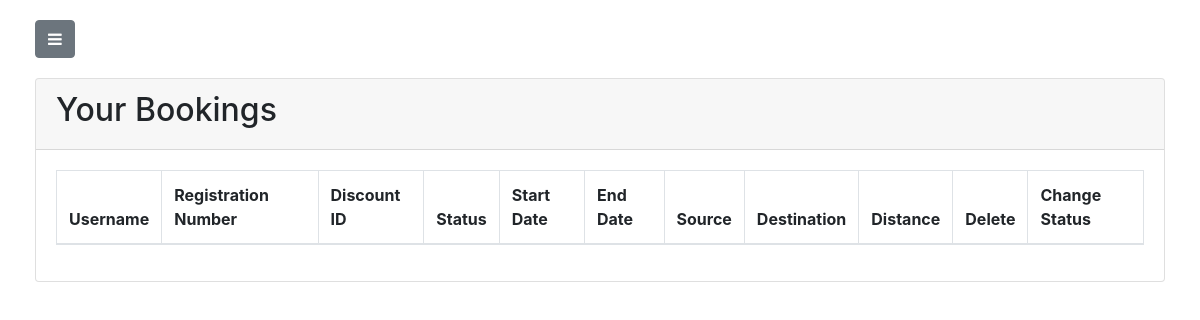
/booking/bookings (signed in), run on an earlier commit of the app's database.
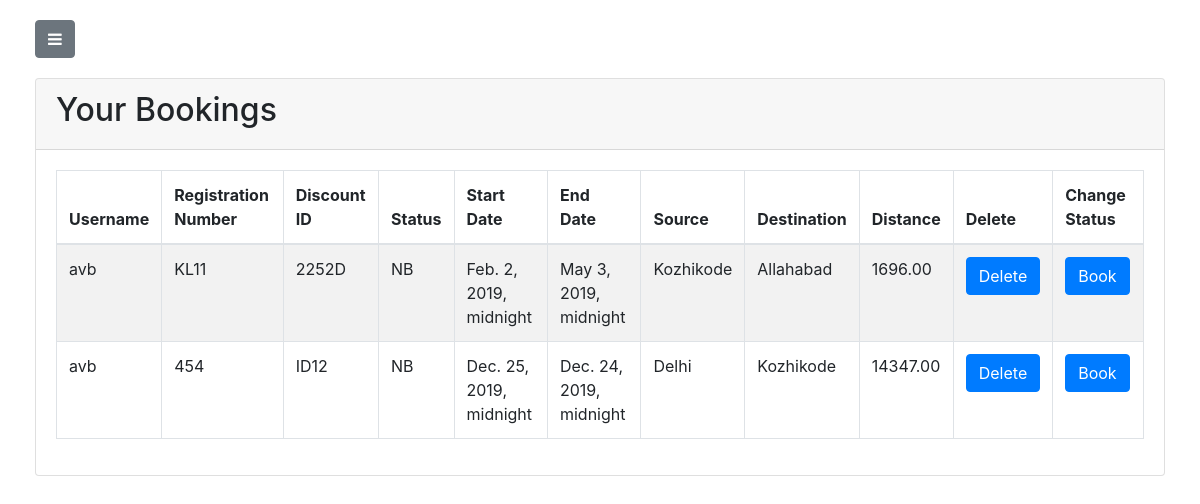
And on a later commit of the database.
### booking/models.py (models this page shows, shortened)
class Book(models.Model):
    source=models.CharField(max_length=100)
    destination=models.CharField(max_length=100)
    source_latitude=models.DecimalField(max_digits=20,default=0,decimal_places=2)
    source_longitude=models.DecimalField(max_digits=20,default=0,decimal_places=2)
    destination_latitude=models.DecimalField(max_digits=20,default=0,decimal_places=2)
    distance=models.DecimalField(max_digits=20,default=0,decimal_places=2)
    destination_longitude=models.DecimalField(max_digits=20,default=0,decimal_places=2)
    bookingDate=models.DateTimeField(default=timezone.now)
    startDate=models.DateTimeField("Start date ")
    endDate=models.DateTimeField("end date ")
    securityDeposit=models.IntegerField()
    status_CHOICES=(
        ('B','booked'),
        ('NB','not booked'),
        ('E','expired')
    )
    status=models.CharField(
        max_length=2,
        choices=status_CHOICES,
        default='NB',
    )
    discountId=models.CharField(max_length=100)
    allottedUser=models.ForeignKey(User,default=None,on_delete=models.CASCADE)
    allottedDriver=models.ForeignKey(Driver,null=True,blank=True,on_delete=models.CASCADE)
    vehicle=models.ForeignKey(Vehicle,on_delete=models.CASCADE)
    cost=models.FloatField()

### vehicle/models.py (models this page shows, shortened)
class Vehicle(models.Model):
    VEHICLE_STATUS_CHOICES = (
        ('B', 'Booked'),
        ('NB', 'Not Booked'),
    )
    INSURANCE_STATUS_CHOICES = (
        ('U','Updated'),
        ('NU','Not Updated'),
    )
    VEHICLE_TYPE_CHOICES = (
        ('P','Passenger'),
        ('T','Truck'),
        ('C','Construction'),
    )
    FUEL_TYPE_CHOICES = (
        ('P','Petrol'),
        ('D','Diesel'),
    )
    owner = models.ForeignKey(User,default=None,on_delete=models.CASCADE)
    cost_per_km = models.DecimalField(max_digits=20,default=0,decimal_places=2)
    price = models.DecimalField(max_digits=20,default="0",decimal_places=3)
    registration_plate = models.CharField(max_length=200,default='')
    vehicle_status = models.CharField(max_length=2,default='NB',choices=VEHICLE_STATUS_CHOICES)
    insurance_status = models.CharField(max_length=2,default='NU',choices=INSURANCE_STATUS_CHOICES)
    no_of_km_travelled = models.DecimalField(max_digits=20,default=0,decimal_places=0)
    fuel_type = models.CharField(max_length=1,default='P',choices=FUEL_TYPE_CHOICES)
    mileage = models.DecimalField(max_digits=20,default=0,decimal_places=0)
    vehicle_type = models.CharField(max_length=1,default='P',choices=VEHICLE_TYPE_CHOICES)
    image=models.ImageField(upload_to="vehicle_image",default="default.png",blank=True)

### booking/views.py (the view)
# urls.py: path('bookings',views.booking,name='bookings'),
def booking(request):
    if request.POST:
        form=BookForm(request.POST)
        return render(request,'booking/index.html',{'form':form})
    else:
        if request.user.is_authenticated:
            bookings = Book.objects.all()
            for booking in bookings:
                if booking.status=="B" and timezone.now()>booking.endDate:
                    vehicle = booking.vehicle
                    vehicle.status="NB"
                    vehicle.save()
                    booking.status="E"
                    driver=booking.allottedDriver
                    booking.allottedDriver=None
                    driver.status="NB"
                    booking.save()
                    driver.save()
                elif booking.status=="NB" and timezone.now()>booking.endDate:
                    booking.status="E"
                    booking.save()
            if request.user.is_superuser:
                return render(request,'booking/bookinglist.html',{ 'bookings' : bookings ,'user':request.user})
            else:
                bookings = Book.objects.filter(allottedUser=request.user)
                return render(request,'booking/bookinglist.html',{ 'bookings' : bookings ,'user':request.user})
        else:
            return redirect("http://localhost:8000/home/404")

### booking/templates/booking/bookinglist.html (shortened to what this page needs)
{% load staticfiles %}
{% load crispy_forms_tags %}
<!DOCTYPE html>
<html lang="en">
<head>
    <link href="{% static 'vendor/bootstrap/css/bootstrap.min.css' %}" rel="stylesheet">
    <link rel="stylesheet" href="https://maxcdn.bootstrapcdn.com/bootstrap/4.0.0/css/bootstrap.min.css">
    <link rel="stylesheet" href="https://cdnjs.cloudflare.com/ajax/libs/font-awesome/4.7.0/css/font-awesome.css">
    <link href="{% static 'css/datatables-plugins/dataTables.bootstrap.css' %}" rel="stylesheet">
    <link href="{% static 'css/datatables-responsive/dataTables.responsive.css' %}" rel="stylesheet">
    <link href="{% static 'css/simple-sidebar.css' %}" rel="stylesheet">
</head>
<body>
{% if user.is_authenticated %}
    <div id="wrapper">
        <div id="page-content-wrapper">
            <div class="container-fluid">
                <div class="row nav">
                    <div class="col-md-2">
                        <a href="#menu-toggle" class="btn btn-secondary" id="menu-toggle"><i class="fa fa-bars"></i></a>
                    </div>
                </div>
                <div class="row">
                    <div class="col-md-12">
                        <div class="card">
                            <div class="card-header">
                                <h2>Your Bookings</h2>
                            </div>
                            <div class="card-body">
                                <table id="dataTables-example" class="table table-striped table-bordered table-hover">
                                  <thead>
                                    <tr>
                                        {% if user.is_superuser %}
                                        <th>Username</th>
                                      {% endif %}
                                      <th>Registration Number</th>
                                      <th>Discount ID</th>
                                      <th>Status</th>
                                      <th>Start Date</th>
                                      <th>End Date</th>
                                      <th>Source</th>
                                      <th>Destination</th>
                                      <th>Distance</th>
                                      <th>Delete</th>
                                      {% if user.is_superuser %}
                                        <th scope="col">Change Status</th>
                                      {% endif %}
                                    </tr>
                                </thead>
                                <tbody>
                                    {% for item in bookings %}
                                    <tr>
                                      {% if user.is_superuser %}
                                        <td>{{item.allottedUser.username}}</td>
                                      {% endif %}
                                      <td>{{item.vehicle.registration_plate}}</td>
                                      <td>{{item.discountId}}</td>
                                      <td>{{item.status}}</td>
                                      <td>{{item.startDate}}</td>
                                      <td>{{item.endDate}}</td>
                                      <td>{{item.source}}</td>
                                      <td>{{item.destination}}</td>
                                      <td>{{item.distance}}</td>
                                      <td>
                                        <a href="/booking/delete/{{item.id}}"><input type="button" value="Delete" name="delete" class="btn btn-primary" id="submit"/></a>
                                      </td>
                                      {% if user.is_superuser %}
                                        {% if item.status == "B" %}
                                          <td><a href="/booking/changestatus/{{item.id}}"><input type="button" value="Revert" name="Book" class="btn btn-primary" id="submit"/></a></td>
                                        {% elif item.status == "NB" %}
                                          <td><a href="/booking/changestatus/{{item.id}}"><input type="button" value="Book" name="Book" class="btn btn-primary" id="submit"/></a></td>
                                        {% else %}
                                          <td><input type="button" value="Book" name="Book" class="btn btn-primary" id="submit" disabled/></a></td>
                                        {% endif %}
                                      {% endif %}
                                    </tr>
                                    {% endfor %}
                                </tbody>
                              </table>
                            </div>
                        </div>
                    </div>
                </div>
            </div>
        </div>
    </div>
{% else %}
<div class="jumbotron jumbotron-fluid">
    <div class="container">
        <h1 class="display-3">You are not logged in</h1>
    </div>
</div>
{% endif %}
</body>
</html>

### account/static/css/simple-sidebar.css (style rules this page uses)
body { overflow-x: hidden; }
#wrapper { padding-left: 0; -webkit-transition: all 0.5s ease; -moz-transition: all 0.5s ease; -o-transition: all 0.5s ease; transition: all 0.5s ease; }
#page-content-wrapper { width: 100%; position: absolute; padding: 15px; }
@media (min-width:768px) { #wrapper { padding-left: 0; } }
@media (min-width:768px) { #page-content-wrapper { padding: 20px; position: relative; } }

### booking/templates/booking/bookinglist.html (style rules this page uses)
.nav { margin-bottom: 20px; }

What changed in the data, as far as the page shows it:
added Book: allottedUser.username "avb", vehicle.registration_plate "KL11", discountId "2252D", status "NB", startDate "Feb. 2, 2019, midnight", endDate "May 3, 2019, midnight", source "Kozhikode", destination "Allahabad", distance "1696.00"
added Book: allottedUser.username "avb", vehicle.registration_plate "454", discountId "ID12", status "NB", startDate "Dec. 25, 2019, midnight", endDate "Dec. 24, 2019, midnight", source "Delhi", destination "Kozhikode", distance "14347.00"
